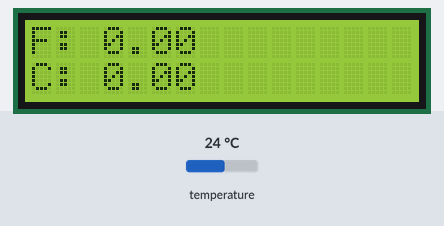
Simulated run of this sketch. Board: Arduino Uno, built with avr-gcc and run on an emulated ATmega328P. Parts: 16×2 character LCD. The inputs (shaded band) are chosen by the test bench; at power-on: temperature 24 °C.

Above: at 1.2 s.
1.3 s: temperature set to 12 °C
At 3.2 s:
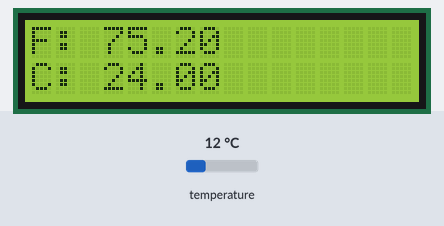
4.1 s: temperature set to 19 °C
At 6.3 s:
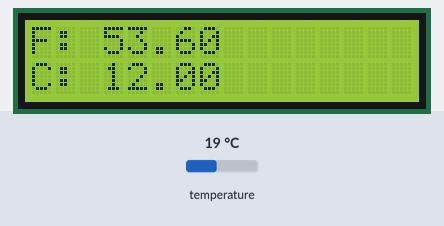
6.6 s: temperature set to 28 °C
At 8.3 s:
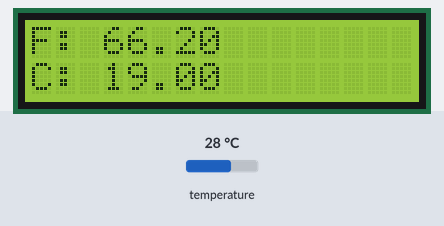
Timing chart, 0 to 9.8 s (numbered marks = the images above; inputs shaded):
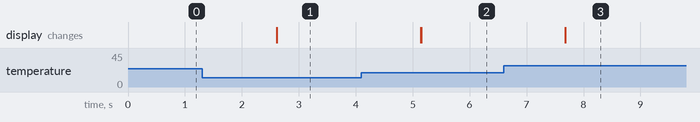

Measured:
- after the input at 1.3 s, the display: first changes after 1.3 s (image 1 shows a later state)
- after the input at 4.1 s, the display: first changes after 1.0 s (image 2 shows a later state)
- after the input at 6.6 s, the display: first changes after 1.1 s (image 3 shows a later state)

The sketch:

main.ino
```cpp
#include <OneWire.h>
#include <DallasTemperature.h>
#include <LiquidCrystal.h>
#include "Temperature.h"

// ph vars
//const int analogInPin = 36;
//int sensorValue = 0;
//unsigned long int avgValue;
//float b;
//int buf[10], temp;

// initialize libraries
#define ONE_WIRE_BUS 26
OneWire oneWire(ONE_WIRE_BUS);
DallasTemperature sensors(&oneWire);
const int rs = 19, en = 23, d4 = 27, d5 = 16, d6 = 17, d7 = 25;
LiquidCrystal lcd(rs, en, d4, d5, d6, d7);
Temperature temp(&lcd, &sensors);

void setup(void) {
  Serial.begin(115200);
  sensors.begin();

  // configure lcd
  lcd.begin(16, 2);
  lcd.display();
}

void loop(void) {
  // Display and update temperature as needed
  temp.temperatureDisplay();
}

//void ATORelay() {
//    put in setup 'pinMode'
//    pinMode(13, OUTPUT);

//    int outlet = 13;
//    if (secondF <= 73){
//      digitalWrite(outlet, HIGH);
//    } else {
//      digitalWrite(outlet, LOW);
//    }
//}

//void phAndRoomTempReading() {
//  // read the input on analog pin 0:
//  int sensorValue = analogRead(36);
//  // Convert the analog reading (which goes from 0 - 1023) to a voltage (0 - 5V):
////  float voltage = sensorValue * (5.0 / 1023.0);
////  float voltage = (float) sensorValue / (4096 * 3.3);
//  // print out the value you read:
//  float voltage = (float) sensorValue * (3.3 / 4095);
//  Serial.println(sensorValue);
//  delay(300);
//}
```

Temperature.cpp
```cpp
#include "Temperature.h"
//#include <LiquidCrystal.h>

// constructor
Temperature::Temperature(LiquidCrystal* lcd, DallasTemperature* sensors){
  this->lcd = lcd;
  this->sensors = sensors;
}

void Temperature::temperatureDisplay() {
  count++;
  if (count == 1 || reprint) {
    Temperature::printToLCD();
  }
  Temperature::setFirstTemp();
  delay(1000);
  setSecondTemp();
  updateTemperature();
}

void Temperature::printToLCD() {
  lcd->print("F: " + String(firstF));
  lcd->setCursor(0, 1);
  lcd->print("C: " + String(firstC));
}


void Temperature::setFirstTemp() {
  sensors->requestTemperatures();
  firstC = sensors->getTempCByIndex(0);
  firstF = sensors->toFahrenheit(firstC);
}

void Temperature::setSecondTemp() {
  sensors->requestTemperatures();
  secondC = sensors->getTempCByIndex(0);
  secondF = sensors->toFahrenheit(secondC);
}

void Temperature::updateTemperature() {
  if (firstF != secondF) {
    lcd->clear();
    reprint = true;
  } else {
    reprint = false;
  }
}
```

Temperature.h
```cpp
#ifndef MY_TEMP_H
#define MY_TEMP_H

#include <Arduino.h>
#include <LiquidCrystal.h>
#include <DallasTemperature.h>

class Temperature {
  private:
    float firstC = 0;
    float firstF = 0;
    float secondC = 0;
    float secondF = 0;
    int count = 0;
    bool reprint = false;
    LiquidCrystal* lcd;
    DallasTemperature* sensors;

  public:
    Temperature(LiquidCrystal* lcd, DallasTemperature* sensors);
    void temperatureDisplay();
    void setFirstTemp();
    void setSecondTemp();
    void updateTemperature();
    void printToLCD();
};

#endif
```
